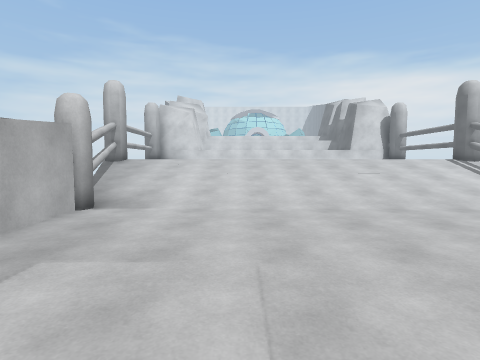
View 1 (above)

19 first-person views from a walk through a 3-D level made in the Unity game engine. The camera is 1.5 m above the floor, tilts 4° down and sees 80° across. The floor is counted in squares, 1 m on a side. Each view is taken from the middle of a square. On the plan, view 1 faces up. The plan holds only what a view shows up to about 14 squares ahead; the rest is blank. The place goes on beyond the plan. The player is left out. Some animated figures are not drawn.

View 2
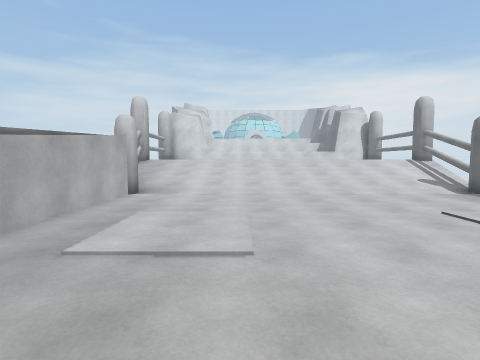

View 3
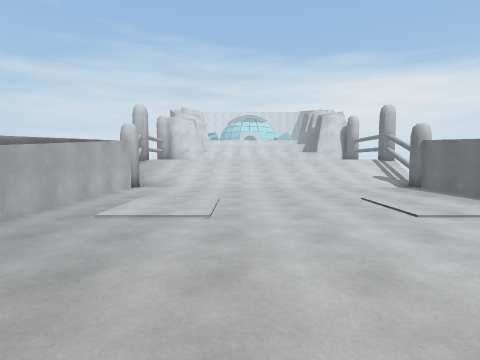

View 4
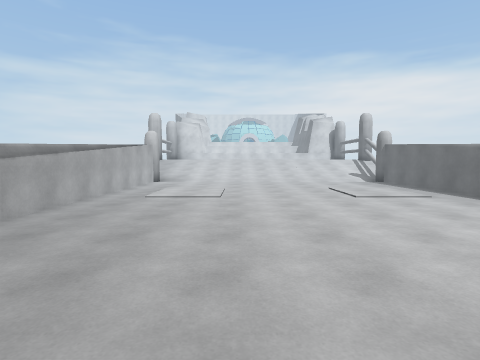

View 5
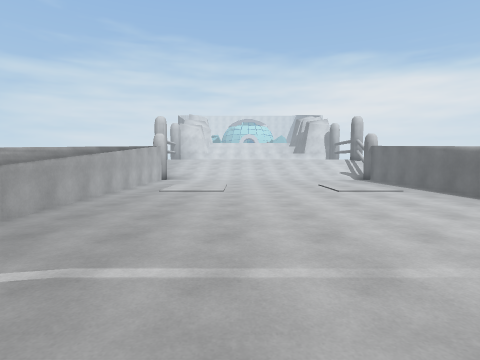

View 6
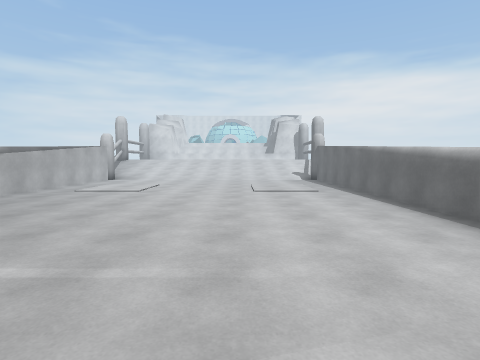

View 7
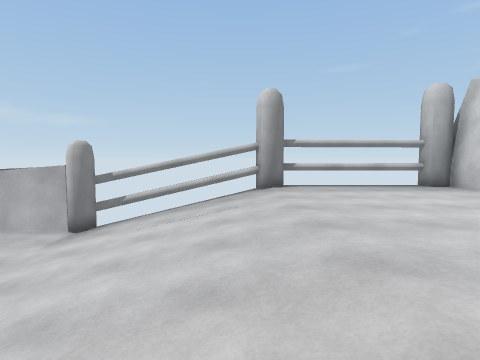

View 8
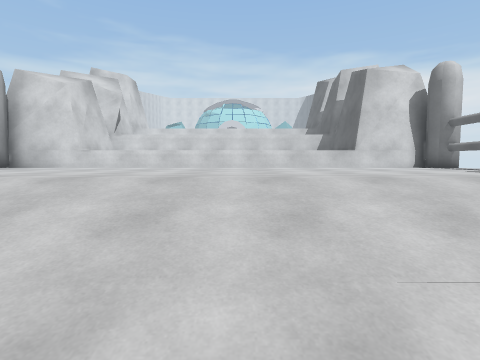

View 9
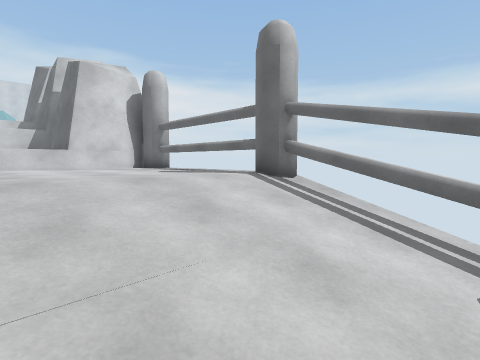

View 10
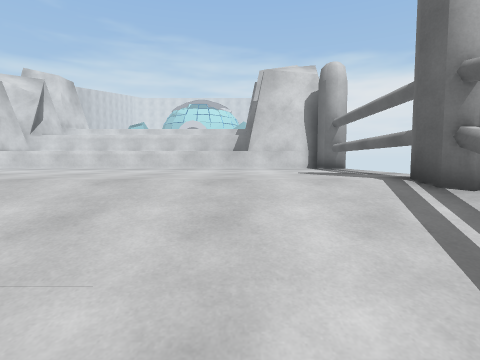

View 11
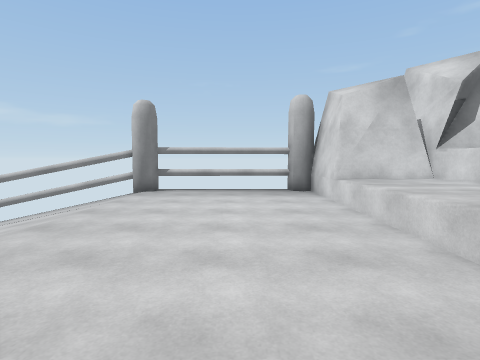

View 12
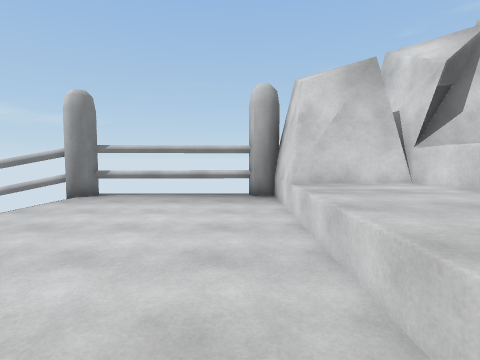

View 13
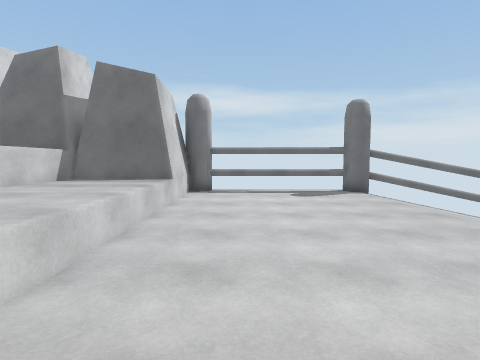

View 14
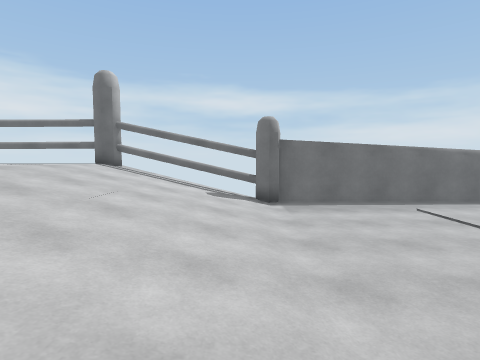

View 15
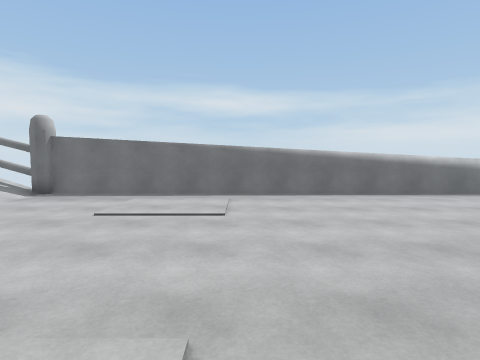

View 16
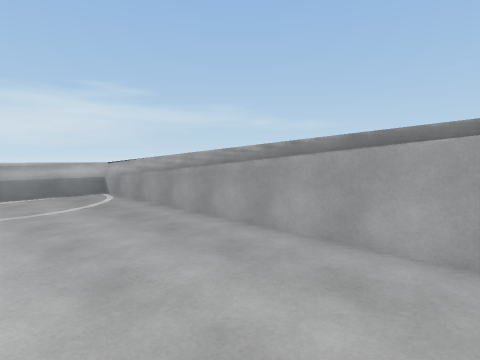

View 17
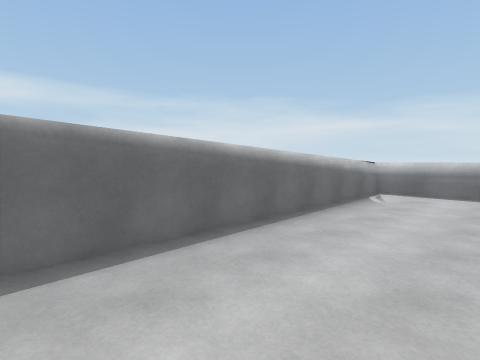

View 18
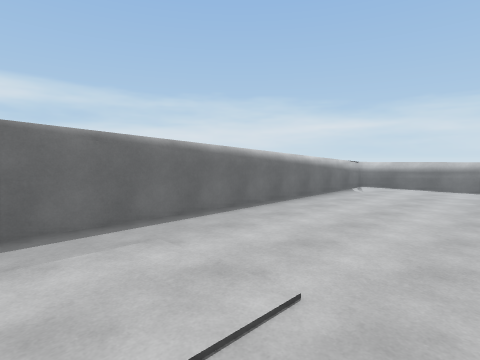

View 19
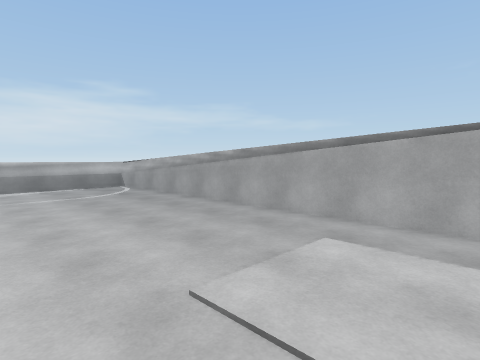

### Floor plan
Key: @ floor where view 1 was taken; # wall or solid block; x gap in a wall; . main floor; : floor 0.5 m higher than the main floor; + floor 0.75 m higher than the main floor; * floor 1.25 m higher than the main floor; % floor 1.5 m higher than the main floor; / step, stairs or slope; = window, fence, low wall or low ledge; ^ raised ledge; v drop or lower ground; P pole.
Columns run from 8 left of view 1 to 14 right of it. Each row starts with its distance up from view 1.
 27     #^^^^^   ^^^^^#
 26     #^^^^^^^^^^^^^#
 25  ####^^^^^^^^^^^^^####
 24 PP%%%%%%%%%%%%%%%%%%%PP
 23 vv%%%%%%%%%%%%%%%%%%% #
 22 # %%%%%%%%%%%%%%%%%%%
 21   %%%%%%%%%%%%%%%%%%%
 20   %%%%%%%%%%%%%%%%%%%
 19   %%%%%%%%%%%%%%%%%%%
 18 # %%%%%%%%%%%%%%%%%%%
 17 Px%%%%%%%%%%%%%%%%%%%x
 16 PP%%%%%%%%%%%%%%%%%%PP
 15   */////////////////##
 14  ##/////////////////#
 13   x/////////////////x
 12   x////////////////+x
 11   x:///////////////##
 10   ##///////////////x
  9   PP...............P
  8    #...............#
  7    #...............#
  6    #...............#
  5    #...............#
  4    #...............#
  3    #...............#
  2    #...............#
  1    #...............#
  0    #....@..........#
 -1    #...............#
 -2    #...............#
 -3    #...............#
 -4    #...............#
 -5    #...............#
 -6    #...............#
 -7    #...............#
 -8    #...............#
 -9    #...............#
-10    #...............#
-11    #...............#
-12    #......   ......#
-13    =......   ......=
-14    #======   ======#

Where each view was taken, in squares from view 1:
view 1: 0 up, 0 right, facing up
view 2: 4 down, 0 right, facing up
view 3: 7 down, 1 right, facing up
view 4: 11 down, 1 right, facing up
view 5: 13 down, 1 right, facing up
view 6: 13 down, 5 right, facing up
view 7: 15 up, 6 right, facing left
view 8: 11 up, 4 right, facing up
view 9: 11 up, 6 right, facing up-right
view 10: 11 up, 9 right, facing up
view 11: 21 up, 7 right, facing left
view 12: 23 up, 5 right, facing left
view 13: 22 up, 1 left, facing right
view 14: 10 up, 1 left, facing right
view 15: 0 up, 2 left, facing right
view 16: 0 up, 0 right, facing down-left
view 17: 0 up, 6 right, facing down-right
view 18: 3 up, 4 right, facing down-right
view 19: 3 up, 2 right, facing down-left
